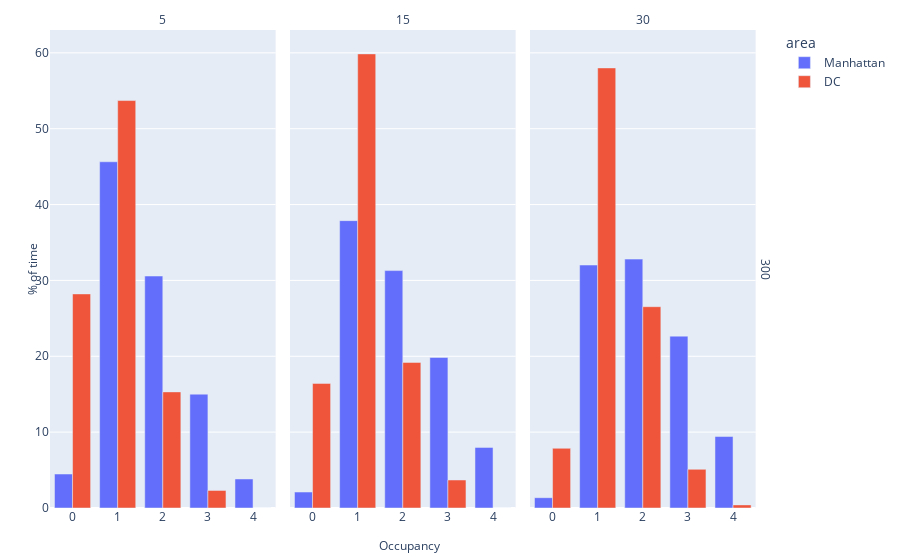

The notebook cell saved with this chart:
### Code cell
fig = px.bar(
    occupancy_df_ih,
    x="occupancy",
    y="percent",
    facet_row="max_delay",
    facet_col="duration_minutes",
    color="area",
    barmode='group',
)

# fig.update_yaxes(matches=None)
# make the facet labels nicer
fig.for_each_annotation(lambda a: a.update(text=a.text.split("=")[-1]))

# shared axes titles
fig.for_each_yaxis(lambda y: y.update(title = ''))
fig.add_annotation(x=-0.04, y=0.5, text="% of time", textangle=-90, xref="paper", yref="paper", showarrow=False)
fig.for_each_xaxis(lambda y: y.update(title = ''))
fig.add_annotation(x=0.5, y=-0.1, text="Occupancy",  xref="paper", yref="paper", showarrow=False)

# # legend style
# fig.update_layout(legend=dict(
#     orientation="h",
#     title="Method:",
#     y=1.15,
#     xanchor="center",
#     x=0.5,
# ))

# ticks for all occupancy values
fig.update_xaxes(dtick=1)


fig.update_layout(
    margin=dict(l=10,r=10,b=10,t=30)
)

fig.show()

### Figure 1 — Plotly figure (JSON) as saved in the notebook; plotly's stock layout.template omitted (floating-point values rounded to 4 significant figures)
{"data": [{"alignmentgroup": "True", "hovertemplate": "area=Manhattan<br>max_delay=300<br>duration_minutes=5<br>occupancy=%{x}<br>percent=%{y}<extra></extra>", "legendgroup": "Manhattan", "marker": {"color": "#636efa", "pattern": {"shape": ""}}, "name": "Manhattan", "offsetgroup": "Manhattan", "orientation": "v", "showlegend": true, "textposition": "auto", "x": [0, 1, 2, 3, 4], "xaxis": "x", "y": [4.479, 45.64, 30.58, 15.01, 3.827], "yaxis": "y", "type": "bar"}, {"alignmentgroup": "True", "hovertemplate": "area=Manhattan<br>max_delay=300<br>duration_minutes=15<br>occupancy=%{x}<br>percent=%{y}<extra></extra>", "legendgroup": "Manhattan", "marker": {"color": "#636efa", "pattern": {"shape": ""}}, "name": "Manhattan", "offsetgroup": "Manhattan", "orientation": "v", "showlegend": false, "textposition": "auto", "x": [0, 1, 2, 3, 4], "xaxis": "x2", "y": [2.103, 37.88, 31.3, 19.84, 7.991], "yaxis": "y2", "type": "bar"}, {"alignmentgroup": "True", "hovertemplate": "area=Manhattan<br>max_delay=300<br>duration_minutes=30<br>occupancy=%{x}<br>percent=%{y}<extra></extra>", "legendgroup": "Manhattan", "marker": {"color": "#636efa", "pattern": {"shape": ""}}, "name": "Manhattan", "offsetgroup": "Manhattan", "orientation": "v", "showlegend": false, "textposition": "auto", "x": [0, 1, 2, 3, 4], "xaxis": "x3", "y": [1.359, 32.03, 32.81, 22.66, 9.422], "yaxis": "y3", "type": "bar"}, {"alignmentgroup": "True", "hovertemplate": "area=DC<br>max_delay=300<br>duration_minutes=5<br>occupancy=%{x}<br>percent=%{y}<extra></extra>", "legendgroup": "DC", "marker": {"color": "#EF553B", "pattern": {"shape": ""}}, "name": "DC", "offsetgroup": "DC", "orientation": "v", "showlegend": true, "textposition": "auto", "x": [0, 1, 2, 3, 4], "xaxis": "x", "y": [28.22, 53.71, 15.3, 2.32, 0.0], "yaxis": "y", "type": "bar"}, {"alignmentgroup": "True", "hovertemplate": "area=DC<br>max_delay=300<br>duration_minutes=15<br>occupancy=%{x}<br>percent=%{y}<extra></extra>", "legendgroup": "DC", "marker": {"color": "#EF553B", "pattern": {"shape": ""}}, "name": "DC", "offsetgroup": "DC", "orientation": "v", "showlegend": false, "textposition": "auto", "x": [0, 1, 2, 3, 4], "xaxis": "x2", "y": [16.43, 59.86, 19.19, 3.692, 0.0], "yaxis": "y2", "type": "bar"}, {"alignmentgroup": "True", "hovertemplate": "area=DC<br>max_delay=300<br>duration_minutes=30<br>occupancy=%{x}<br>percent=%{y}<extra></extra>", "legendgroup": "DC", "marker": {"color": "#EF553B", "pattern": {"shape": ""}}, "name": "DC", "offsetgroup": "DC", "orientation": "v", "showlegend": false, "textposition": "auto", "x": [0, 1, 2, 3, 4], "xaxis": "x3", "y": [7.871, 58.01, 26.54, 5.099, 0.4093], "yaxis": "y3", "type": "bar"}], "layout": {"xaxis": {"anchor": "y", "domain": [0.0, 0.3133], "title": {"text": ""}, "dtick": 1}, "yaxis": {"anchor": "x", "domain": [0.0, 1.0], "title": {"text": ""}}, "xaxis2": {"anchor": "y2", "domain": [0.3333, 0.6467], "matches": "x", "title": {"text": ""}, "dtick": 1}, "yaxis2": {"anchor": "x2", "domain": [0.0, 1.0], "matches": "y", "showticklabels": false, "title": {"text": ""}}, "xaxis3": {"anchor": "y3", "domain": [0.6667, 0.98], "matches": "x", "title": {"text": ""}, "dtick": 1}, "yaxis3": {"anchor": "x3", "domain": [0.0, 1.0], "matches": "y", "showticklabels": false, "title": {"text": ""}}, "annotations": [{"showarrow": false, "text": "5", "x": 0.1567, "xanchor": "center", "xref": "paper", "y": 1.0, "yanchor": "bottom", "yref": "paper"}, {"showarrow": false, "text": "15", "x": 0.49, "xanchor": "center", "xref": "paper", "y": 1.0, "yanchor": "bottom", "yref": "paper"}, {"showarrow": false, "text": "30", "x": 0.8233, "xanchor": "center", "xref": "paper", "y": 1.0, "yanchor": "bottom", "yref": "paper"}, {"showarrow": false, "text": "300", "textangle": 90, "x": 0.98, "xanchor": "left", "xref": "paper", "y": 0.5, "yanchor": "middle", "yref": "paper"}, {"showarrow": false, "text": "% of time", "textangle": -90, "x": -0.04, "xref": "paper", "y": 0.5, "yref": "paper"}, {"showarrow": false, "text": "Occupancy", "x": 0.5, "xref": "paper", "y": -0.1, "yref": "paper"}], "legend": {"title": {"text": "area"}, "tracegroupgap": 0}, "margin": {"t": 30, "l": 10, "r": 10, "b": 10}, "barmode": "group"}}
